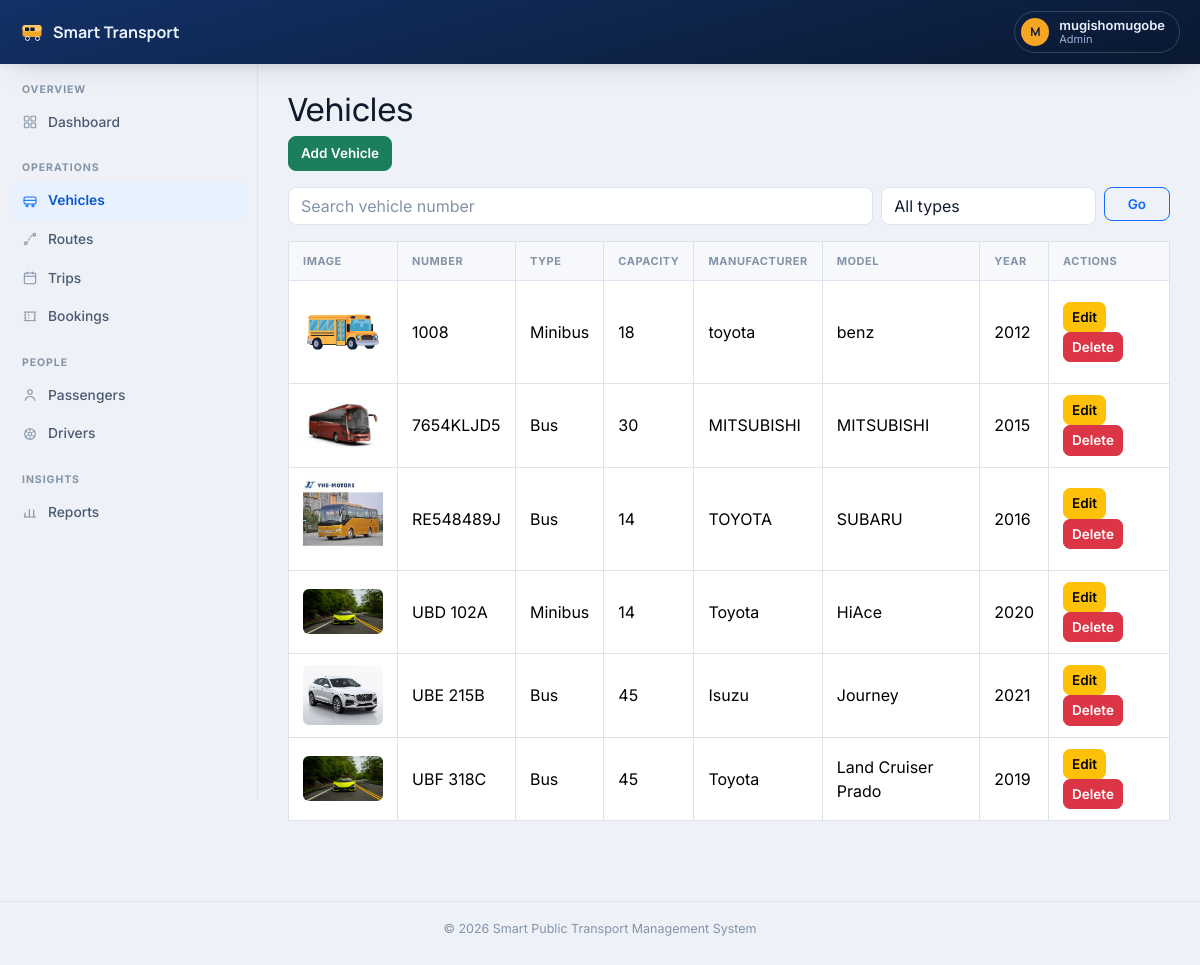
Screenshot of /vehicles/ (signed in) with the database file from the repository.
### accounts/models.py (models this page shows, shortened)
class Profile(models.Model):
    ROLE_CHOICES = [
        ('ADMIN', 'Administrator'),
        ('STAFF', 'Staff'),
        ('PASSENGER', 'Passenger'),
    ]
    user = models.OneToOneField(
        User,
        on_delete=models.CASCADE
    )
    phone = models.CharField(
        max_length=20,
        blank=True
    )
    address = models.TextField(
        blank=True
    )
    profile_picture = models.ImageField(
        upload_to='profiles/',
        blank=True,
        null=True
    )
    role = models.CharField(
        max_length=20,
        choices=ROLE_CHOICES,
        default='PASSENGER'
    )
    created_at = models.DateTimeField(
        auto_now_add=True
    )

### vehicles/models.py (models this page shows, shortened)
class Vehicle(models.Model):
    BUS = "Bus"
    TAXI = "Taxi"
    MINIBUS = "Minibus"
    VEHICLE_TYPES = [
        (BUS, "Bus"),
        (TAXI, "Taxi"),
        (MINIBUS, "Minibus"),
    ]
    vehicle_number = models.CharField(max_length=100, unique=True)
    vehicle_type = models.CharField(
        max_length=50,
        choices=VEHICLE_TYPES
    )
    seating_capacity = models.PositiveIntegerField()
    model = models.CharField(max_length=100)
    manufacturer = models.CharField(max_length=100)
    year = models.PositiveIntegerField()
    image = models.ImageField(upload_to='vehicles/')
    created_at = models.DateTimeField(auto_now_add=True)
    class Meta:
        ordering = ['vehicle_number']

### vehicles/views.py (the view)
@login_required
def vehicle_list(request):
    query = request.GET.get("q")
    vehicles = Vehicle.objects.all()
    if query:
        vehicles = vehicles.filter(
            vehicle_number__icontains=query
        )
    vehicle_type = request.GET.get("vehicle_type")
    if vehicle_type:
        vehicles = vehicles.filter(vehicle_type=vehicle_type)
    paginator = Paginator(vehicles, 10)
    page = request.GET.get("page")
    vehicles = paginator.get_page(page)
    return render(
        request,
        "vehicles/vehicle_list.html",
        {
            "vehicles": vehicles,
            "query": query,
            "vehicle_type": vehicle_type,
            "vehicle_types": Vehicle.VEHICLE_TYPES,
        }
    )

### templates/vehicles/vehicle_list.html (shortened to what this page needs)
{% extends "base.html" %}
{% block content %}
<h2>Vehicles</h2>
{% if user.is_superuser or user.profile.role == "STAFF" or user.profile.role == "ADMIN" %}
<a href="{% url 'vehicles:create' %}"
   class="btn btn-success mb-3">
    Add Vehicle
</a>
{% endif %}
<form method="get" class="row g-2 mb-3">
<div class="col-sm-8">
<input
type="text"
name="q"
value="{{ query|default:'' }}"
placeholder="Search vehicle number"
class="form-control">
</div>
<div class="col-sm-3">
<select name="vehicle_type" class="form-select" onchange="this.form.submit()">
    <option value="">All types</option>
</select>
</div>
<div class="col-sm-1">
<button type="submit" class="btn btn-outline-primary w-100">Go</button>
</div>
</form>
<table class="table table-bordered table-hover">
<thead>
<tr>
<th>Image</th>
<th>Number</th>
<th>Type</th>
<th>Capacity</th>
<th>Manufacturer</th>
<th>Model</th>
<th>Year</th>
<th>Actions</th>
</tr>
</thead>
<tbody>
{% for vehicle in vehicles %}
<tr>
<td>
{% if vehicle.image %}
<img src="{{ vehicle.image.url }}"
     width="80"
     class="rounded">
{% else %}
No Image
{% endif %}
</td>
<td>{{ vehicle.vehicle_number }}</td>
<td>{{ vehicle.vehicle_type }}</td>
<td>{{ vehicle.seating_capacity }}</td>
<td>{{ vehicle.manufacturer }}</td>
<td>{{ vehicle.model }}</td>
<td>{{ vehicle.year }}</td>
<td>
{% if user.is_superuser or user.profile.role == "STAFF" or user.profile.role == "ADMIN" %}
<a href="{% url 'vehicles:update' vehicle.id %}"
class="btn btn-warning btn-sm">
Edit
</a>
<a href="{% url 'vehicles:delete' vehicle.id %}"
class="btn btn-danger btn-sm">
Delete
</a>
{% else %}
&mdash;
{% endif %}
</td>
</tr>
{% empty %}
<tr>
<td colspan="8">
No vehicles found.
</td>
</tr>
{% endfor %}
</tbody>
</table>
{% endblock %}

### templates/includes/navbar.html (shortened to what this page needs)
<header class="app-topbar">
    <a class="app-brand" href="/">
        Smart Transport
    </a>
    {% if user.is_authenticated %}
    <div class="dropdown">
        <button class="topbar-user" type="button" data-bs-toggle="dropdown" aria-expanded="false">
            <span class="avatar">{{ user.username|slice:":1"|upper }}</span>
            <span class="who">
                <span class="name d-block">{{ user.get_full_name|default:user.username }}</span>
                <span class="role d-block">{{ user.profile.role|default:"—"|lower }}</span>
            </span>
        </button>
    </div>
    {% endif %}
</header>

### static/css/app.css (style rules this page uses)
:root { --canvas: #eef2f8; --surface: #ffffff; --surface-2: #f6f8fc; --line: #dde4f0; --ink: #0f1b2d; --ink-soft: #4b5a71; --ink-faint: #8493a8; --navy-900: #0a1830; --navy-700: #123166; --navy-500: #1c4694; --on-navy: #eaf1ff; --on-navy-soft: #9cb2da; --accent: #0d6efd; --accent-strong: #0a58ca; --accent-tint: #e8f1ff; --amber: #f5a524; --amber-tint: #fdf1de; --good: #1a7f5a; --good-tint: #e7f5ee; --danger: #c0392b; --danger-tint: #fdecea; --focus-ring: rgba(13, 110, 253, 0.28); --shadow-sm: 0 1px 2px rgba(10, 24, 48, 0.06); --shadow: 0 12px 32px -16px rgba(10, 24, 48, 0.22), 0 2px 8px rgba(10, 24, 48, 0.05); --font-display: "Manrope", ui-sans-serif, system-ui, sans-serif; --font-body: "Inter", ui-sans-serif, system-ui, sans-serif; --topbar-h: 64px; --sidebar-w: 258px; }
* { box-sizing: border-box; }
html, body { background: var(--canvas); color: var(--ink); }
body { font-family: var(--font-body); min-height: 100vh; }
h1, h2, h3, h4, h5, h6 { font-family: var(--font-display); color: var(--ink); }
a { color: var(--accent); }
.app-topbar { position: sticky; top: 0; z-index: 30; height: var(--topbar-h); display: flex; align-items: center; gap: 14px; padding: 0 20px; background: linear-gradient(165deg, var(--navy-700) 0%, var(--navy-900) 100%); color: var(--on-navy); box-shadow: var(--shadow); }
.app-brand { display: flex; align-items: center; gap: 9px; font-family: var(--font-display); font-weight: 700; font-size: 16px; color: var(--on-navy); text-decoration: none; white-space: nowrap; }
.app-brand svg { flex: none; }
.topbar-user { display: flex; align-items: center; gap: 10px; background: none; border: 1px solid rgba(234, 241, 255, 0.18); border-radius: 999px; padding: 5px 14px 5px 6px; color: var(--on-navy); cursor: pointer; }
.topbar-user .avatar { width: 28px; height: 28px; border-radius: 50%; background: var(--amber); color: var(--navy-900); display: flex; align-items: center; justify-content: center; font-family: var(--font-display); font-weight: 700; font-size: 12px; flex: none; }
.topbar-user .who { text-align: left; line-height: 1.25; }
.topbar-user .who .name { font-size: 13px; font-weight: 600; }
.topbar-user .who .role { font-size: 11px; color: var(--on-navy-soft); text-transform: capitalize; }
.table { color: var(--ink); margin-bottom: 0; }
.table > :not(caption) > * > * { border-bottom-color: var(--line); padding: 11px 14px; vertical-align: middle; }
.table thead th, .table > thead { background: var(--surface-2); color: var(--ink-faint); font-size: 11px; font-weight: 700; text-transform: uppercase; letter-spacing: 0.05em; border-bottom: 1px solid var(--line); }
.btn { border-radius: 8px; font-weight: 600; font-size: 13.5px; }
.btn-success { background: var(--good); border-color: var(--good); }
.btn-sm { border-radius: 7px; }
.form-control, .form-select { background: var(--surface); border: 1px solid var(--line); color: var(--ink); border-radius: 8px; }
.form-control::placeholder { color: var(--ink-faint); }

### rows the page displays
Vehicle: image (picture), vehicle_number "1008", vehicle_type "Minibus", seating_capacity "18", manufacturer "toyota", model "benz", year "2012"
Vehicle: image (picture), vehicle_number "7654KLJD5", vehicle_type "Bus", seating_capacity "30", manufacturer "MITSUBISHI", model "MITSUBISHI", year "2015"
Vehicle: image (picture), vehicle_number "RE548489J", vehicle_type "Bus", seating_capacity "14", manufacturer "TOYOTA", model "SUBARU", year "2016"
Vehicle: image (picture), vehicle_number "UBD 102A", vehicle_type "Minibus", seating_capacity "14", manufacturer "Toyota", model "HiAce", year "2020"
Vehicle: image (picture), vehicle_number "UBE 215B", vehicle_type "Bus", seating_capacity "45", manufacturer "Isuzu", model "Journey", year "2021"
Vehicle: image (picture), vehicle_number "UBF 318C", vehicle_type "Bus", seating_capacity "45", manufacturer "Toyota", model "Land Cruiser Prado", year "2019"

### other values shown
{{ user.username|slice:":1"|upper }} "M"
{{ user.get_full_name|default:user.username }} "mugishomugobe"
{{ user.profile.role|default:"—"|lower }} "Admin"
